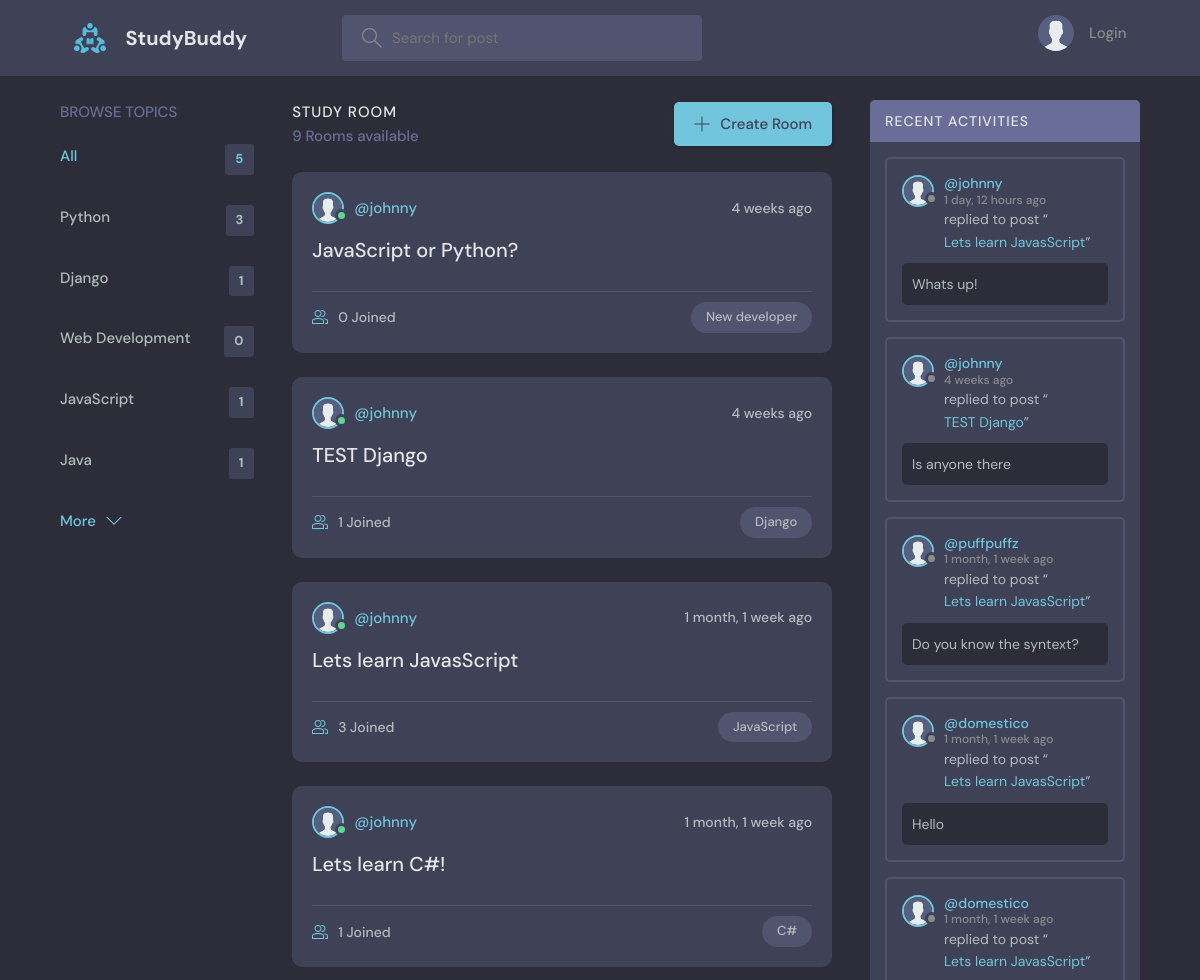
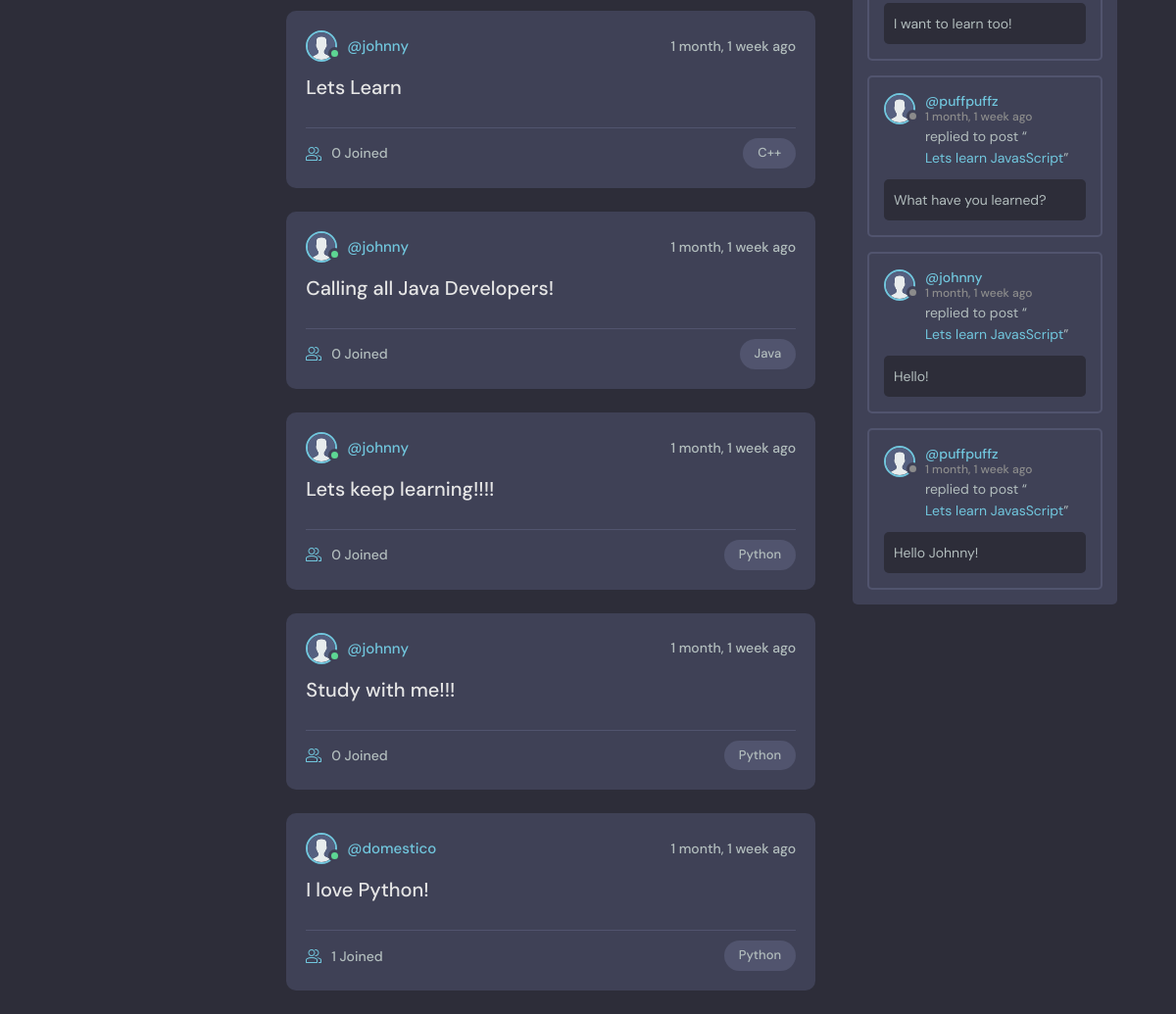
The page / on the database its author committed (2 pictures, top to bottom).
### base/models.py (models this page shows, shortened)
class Topic(models.Model):
    name = models.CharField(max_length=200)

class Room(models.Model):
    host = models.ForeignKey(User, on_delete=models.SET_NULL, null=True)
    topic = models.ForeignKey(Topic, on_delete=models.SET_NULL, null=True)
    name = models.CharField(max_length=200)
    description = models.TextField(null=True, blank=True)
    participants = models.ManyToManyField(User, related_name='participants', blank=True)
    updated = models.DateTimeField(auto_now=True)
    created = models.DateTimeField(auto_now_add=True)
    class Meta:
        ordering = ['-updated', '-created']
    def __str__(self):
        return self.name

class Message(models.Model):
    user = models.ForeignKey(User, on_delete=models.CASCADE)
    room = models.ForeignKey(Room, on_delete=models.CASCADE)
    body = models.TextField()
    updated = models.DateTimeField(auto_now=True)
    created = models.DateTimeField(auto_now_add=True)
    class Meta:
        ordering = ['-updated', '-created']

### base/views.py (the view)
# urls.py: path('', views.home, name='home'),
def home(request):
    q = request.GET.get('q') if request.GET.get('q') != None else ''
    rooms = Room.objects.filter(
        Q(topic__name__icontains=q) |
        Q(name__icontains=q) |
        Q(description__icontains=q)
    )
    topics = Topic.objects.all()[0:5]
    room_count = rooms.count()
    room_messages = Message.objects.filter(Q(room__topic__name__icontains=q))
    context = {'rooms': rooms, 'topics': topics,
               'room_count': room_count, 'room_messages': room_messages}
    return render(request, 'base/home.html', context)

### base/templates/base/home.html (shortened to what this page needs)
{% extends 'main.html' %}
{% block content %}
<main class="layout layout--3">
  <div class="container">
    {% include 'base/topics_component.html' %}
    <div class="roomList">
      <div class="roomList__header">
        <div>
          <h2>Study Room</h2>
          <p>{{room_count}} Rooms available</p>
        </div>
        <a class="btn btn--main" href="{% url 'create-room' %}">
          <svg version="1.1" xmlns="http://www.w3.org/2000/svg" width="32" height="32" viewBox="0 0 32 32">
            <title>add</title>
            <path
              d="M16.943 0.943h-1.885v14.115h-14.115v1.885h14.115v14.115h1.885v-14.115h14.115v-1.885h-14.115v-14.115z"
            ></path>
          </svg>
          Create Room
        </a>
      </div>
      {% include 'base/feed_component.html' %}
    </div>
    {% include 'base/activity_component.html' %}
  </div>
</main>
{% endblock %}

### base/templates/base/topics_component.html
<div class="topics">
<div class="topics__header">
    <h2>Browse Topics</h2>
</div>
<ul class="topics__list">
    <li>
        <a href="{% url 'home' %}" class="active">All <span>{{topics.count}}</span></a>
    </li>
    {% for topic in topics %}
    <li>
        <a href="{% url 'home' %}?q={{topic.name}}">{{topic.name}}<span>{{topic.room_set.all.count}}</span></a>
    </li>
    {% endfor %}
</ul>
    <a class="btn btn--link" href="{% url 'topics' %}">
        More
        <svg version="1.1" xmlns="http://www.w3.org/2000/svg" width="32" height="32" viewBox="0 0 32 32">
        <title>chevron-down</title>
        <path d="M16 21l-13-13h-3l16 16 16-16h-3l-13 13z"></path>
        </svg>
    </a>
</div>

### base/templates/base/feed_component.html (shortened to what this page needs)
{% load static %}
{% for room in rooms %}
<div class="roomListRoom">
    <div class="roomListRoom__header">
      <a href="{% url 'user-profile' room.host.id %}" class="roomListRoom__author">
        <div class="avatar avatar--small active">
          <img src="{% static 'images/avatar.svg' %}" />
        </div>
        <span>@{{room.host.username}}</span>
      </a>
      <div class="roomListRoom__actions">
        <span>{{room.created|timesince}} ago</span>
      </div>
    </div>
    <div class="roomListRoom__content">
      <a href="{% url 'room' room.id %}">{{room.name}}</a>
    </div>
    <div class="roomListRoom__meta">
      <a href="{% url 'room' room.id %}" class="roomListRoom__joined">
        {{room.participants.all.count}} Joined
      </a>
      <p class="roomListRoom__topic">{{room.topic.name}}</p>
    </div>
</div>
{% endfor %}

### base/templates/base/activity_component.html (shortened to what this page needs)
{% load static %}
<div class="activities">
    <div class="activities__header">
      <h2>Recent Activities</h2>
    </div>
    {% for message in room_messages %}
    <div class="activities__box">
      <div class="activities__boxHeader roomListRoom__header">
        <a href="{% url 'user-profile' message.user.id %}" class="roomListRoom__author">
          <div class="avatar avatar--small">
            <img src="{% static 'images/avatar.svg' %}" />
          </div>
          <p>
            @{{message.user}}
            <span>{{message.created|timesince}} ago</span>
          </p>
        </a>
      </div>
      <div class="activities__boxContent">
        <p>replied to post “<a href="{% url 'room' message.room.id %}">{{message.room}}</a>”</p>
        <div class="activities__boxRoomContent">
            {{message.body}}
        </div>
      </div>
    </div>
    {% endfor %}
  </div>

### rows shown on the page
Topic: name "Python", room_set.all.count "3"
Topic: name "Django", room_set.all.count "1"
Topic: name "Web Development", room_set.all.count "0"
Topic: name "JavaScript", room_set.all.count "1"
Topic: name "Java", room_set.all.count "1"
Room: host.username "johnny", created "4 weeks", name "JavaScript or Python?", participants.all.count "0", topic.name "New developer"
Room: host.username "johnny", created "4 weeks", name "TEST Django", participants.all.count "1", topic.name "Django"
Room: host.username "johnny", created "1 month, 1 week", name "Lets learn JavasScript", participants.all.count "3", topic.name "JavaScript"
Room: host.username "johnny", created "1 month, 1 week", name "Lets learn C#!", participants.all.count "1", topic.name "C#"
Room: host.username "johnny", created "1 month, 1 week", name "Lets Learn", participants.all.count "0", topic.name "C++"
Room: host.username "johnny", created "1 month, 1 week", name "Calling all Java Developers!", participants.all.count "0", topic.name "Java"
Room: host.username "johnny", created "1 month, 1 week", name "Lets keep learning!!!!", participants.all.count "0", topic.name "Python"
Room: host.username "johnny", created "1 month, 1 week", name "Study with me!!!", participants.all.count "0", topic.name "Python"
Room: host.username "domestico", created "1 month, 1 week", name "I love Python!", participants.all.count "1", topic.name "Python"
Message: user "johnny", created "1 day, 12 hours", room "Lets learn JavasScript", body "Whats up!"
Message: user "johnny", created "4 weeks", room "TEST Django", body "Is anyone there"
Message: user "puffpuffz", created "1 month, 1 week", room "Lets learn JavasScript", body "Do you know the syntext?"
Message: user "domestico", created "1 month, 1 week", room "Lets learn JavasScript", body "Hello"
Message: user "domestico", created "1 month, 1 week", room "Lets learn JavasScript", body "I want to learn too!"
Message: user "puffpuffz", created "1 month, 1 week", room "Lets learn JavasScript", body "What have you learned?"
Message: user "johnny", created "1 month, 1 week", room "Lets learn JavasScript", body "Hello!"
Message: user "puffpuffz", created "1 month, 1 week", room "Lets learn JavasScript", body "Hello Johnny!"

### other values the page prints
{{ topics.count }} "5"
{{ room_count }} "9"
